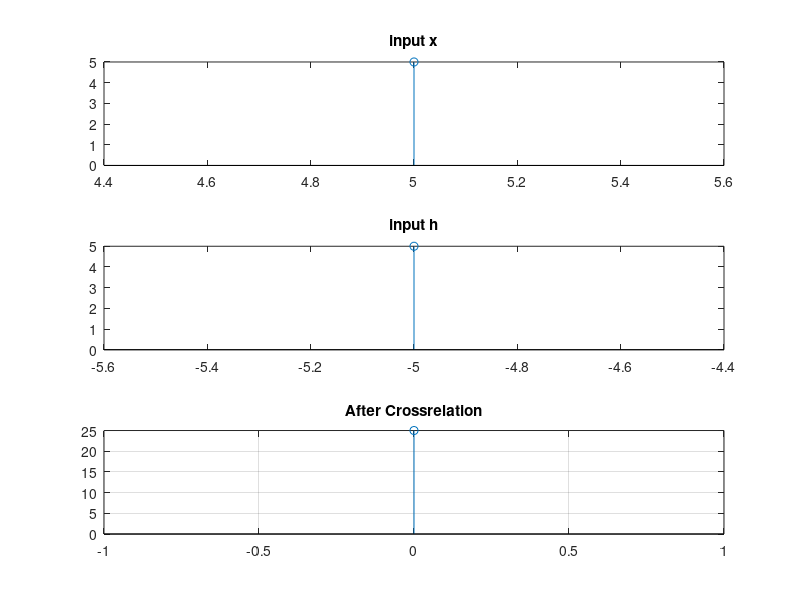

The MATLAB script that drew this image:
clc;
close all;
clear all;
x=input('Enter the first sequence');
n1=input('Enter the time sample range:');
h=input('Enter the second sequence');
n2=input('Enter the time sample range:');
n2=-fliplr(n2);
h=fliplr(h);
z=[];

for i=1:length(x)
    g=h.*x(i);
    z=[z;g];
end
[r c]=size(z);
k=r+c;
t=2;
y=[];
cd=0;
while(t<=k)
    for i=1:r
        for j=1:c
            if((i+j)==t)
               cd=cd+z(i,j);
            end
        end
    end
    t=t+1;
    y=[y cd];
    cd=0;
end
nl=min(n1)+min(n2);%nl(low)
nh=max(n1)+max(n2);
t=nl:1:nh;
subplot(3,1,1);
stem(n1,x);
title('input x')
subplot(3,1,2);
stem(n2,h);
title('input h');
subplot(3,1,3);
stem(t,y);
title('After Crossrelation');
grid on;